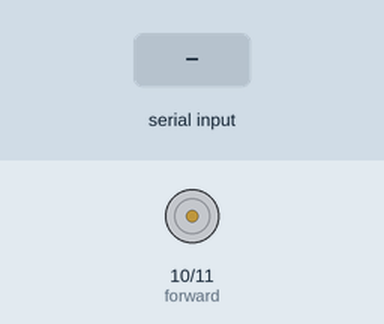
A sketch run on a simulated Arduino Uno, built with avr-gcc and run on an emulated ATmega328P. Shown: motor-driver pin pairs drawn as motors (green arrow = first pin HIGH = forward, orange = second pin HIGH = backward, longer = more drive). The test bench sets the inputs (shaded band).

Above: at 1.2 s.
1.3 s: "f" received over Serial
At 2.5 s:
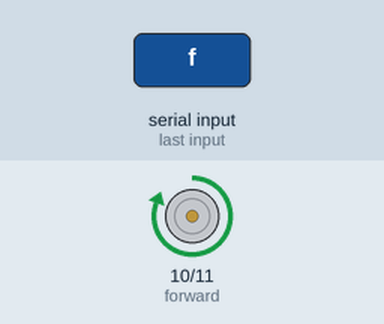
2.8 s: "b" received over Serial
At 3.8 s:
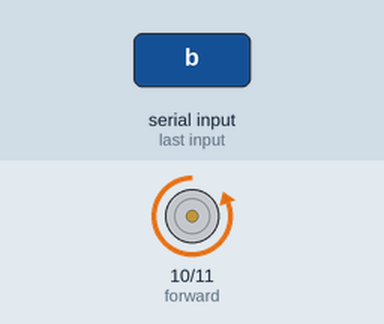
4.3 s: "s" received over Serial
At 5.0 s:
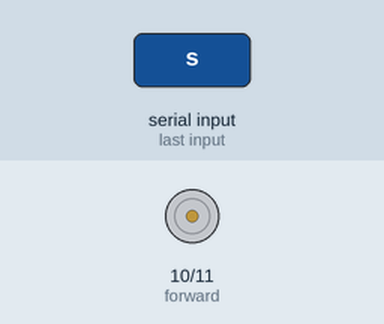
Timing chart, 0 to 7.3 s (numbered marks = the images above; inputs shaded):
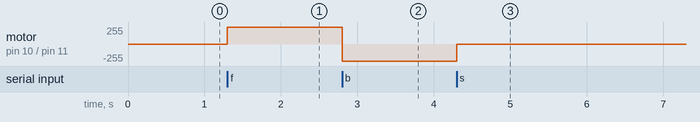

The sketch:

main.ino
```cpp
#define forward 10
#define backward 11

void move(int frw, int bcw) {
  analogWrite(forward, frw);
  analogWrite(backward, bcw);
}

void move_to(char d, int max_speed) {
    switch (d) {
      case 'f':
        move(max_speed, 0);
        break;
      case 'b':
        move(0, max_speed);
        break;
      case 's':
        move(0, 0);
        break;
    }
}

void setup() {
  pinMode(forward, OUTPUT);
  pinMode(backward, OUTPUT);
  Serial.begin(9600);
}

void loop() {
  while (Serial.available()) {
    char c = Serial.read();
    move_to(c, 255);
  }
}
```

Measured:
- after the input at 1.3 s, motor on pin 10 (forward) / pin 11 (backward): stopped → forward 255/255 at once
- after the input at 2.8 s, motor on pin 10 (forward) / pin 11 (backward): forward 255/255 → backward 255/255 at once
- after the input at 4.3 s, motor on pin 10 (forward) / pin 11 (backward): backward 255/255 → stopped at once
